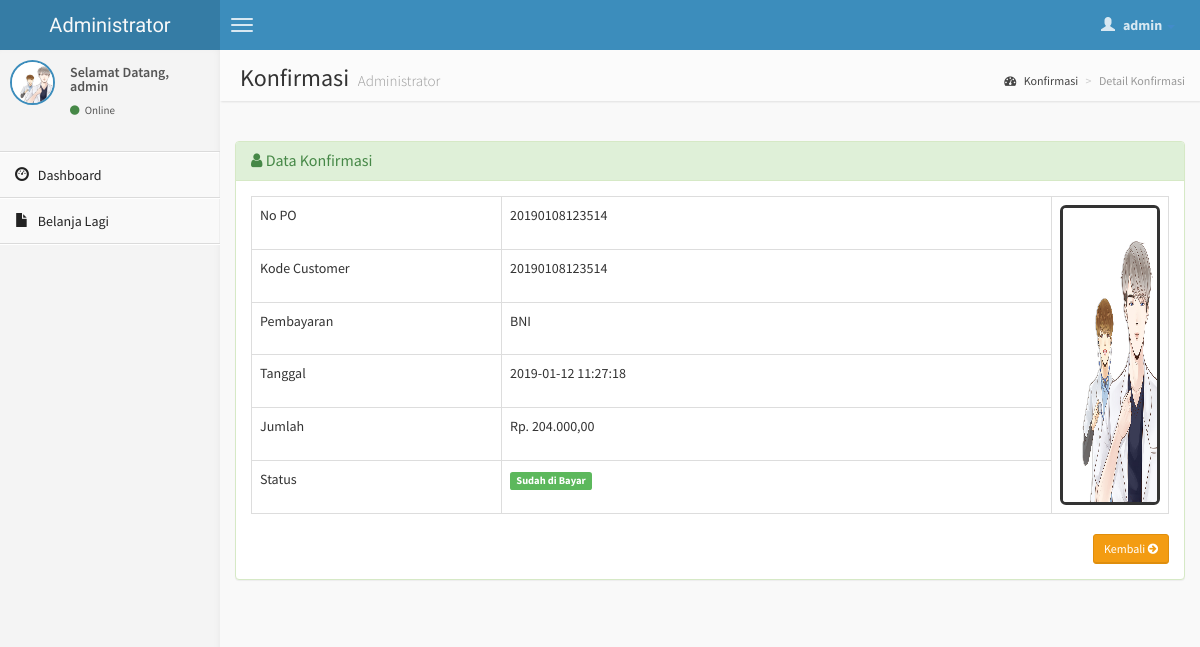
Screenshot of /customer/detail-konfirmasi.php?kd=31 (signed in) with the database file from the repository.
### tables this page shows
CREATE TABLE `konfirmasi` (
  `id_kon` int(6) NOT NULL,
  `nopo` varchar(20) NOT NULL,
  `kd_cus` varchar(20) NOT NULL,
  `bayar_via` varchar(20) NOT NULL,
  `tanggal` datetime NOT NULL,
  `jumlah` int(10) NOT NULL,
  `bukti_transfer` varchar(50) NOT NULL,
  `status` enum('Bayar','Belum') NOT NULL
);

### customer/detail-konfirmasi.php (the view, shortened to what this page needs)
<?php
if (empty($_SESSION['username'])){
	header('location:../index.php');
} else {
?>
<!DOCTYPE html>
<html>
    <head>
        <link href="../dist/css/bootstrap.css" rel="stylesheet" type="text/css" />
        <link href="//cdnjs.cloudflare.com/ajax/libs/font-awesome/4.1.0/css/font-awesome.min.css" rel="stylesheet" type="text/css" />
        <link href="//code.ionicframework.com/ionicons/1.5.2/css/ionicons.min.css" rel="stylesheet" type="text/css" />
        <link href="../css/morris/morris.css" rel="stylesheet" type="text/css" />
        <link href="../css/jvectormap/jquery-jvectormap-1.2.2.css" rel="stylesheet" type="text/css" />
        <link href="../css/datepicker/datepicker3.css" rel="stylesheet" type="text/css" />
        <link href="../css/daterangepicker/daterangepicker-bs3.css" rel="stylesheet" type="text/css" />
        <link href="../css/bootstrap-wysihtml5/bootstrap3-wysihtml5.min.css" rel="stylesheet" type="text/css" />
        <link href="../css/AdminLTE.css" rel="stylesheet" type="text/css" />
        <link rel="stylesheet" href="datatables/dataTables.bootstrap.css"/>
    </head>
    <body class="skin-blue">
        <header class="header">
            <a href="index.php" class="logo">
                Administrator
            </a>
            <nav class="navbar navbar-static-top" role="navigation">
                <a href="#" class="navbar-btn sidebar-toggle" data-toggle="offcanvas" role="button">
                    <span class="icon-bar"></span>
                    <span class="icon-bar"></span>
                    <span class="icon-bar"></span>
                </a>
                <div class="navbar-right">
                    <ul class="nav navbar-nav">
                        <li class="dropdown user user-menu">
                            <a href="#" class="dropdown-toggle" data-toggle="dropdown">
                                <i class="glyphicon glyphicon-user"></i>
                                <span><?php echo $_SESSION['fullname']; ?> <i class="caret"></i></span>
                            </a>
<?php } ?>
                        </li>
                    </ul>
                </div>
            </nav>
        </header>
        <div class="wrapper row-offcanvas row-offcanvas-left">
            <aside class="left-side sidebar-offcanvas">
                <section class="sidebar">
                    <div class="user-panel">
                        <div class="pull-left image">
                            <img src="<?php echo $_SESSION['gambar']; ?>" class="img-circle" alt="User Image" style="border: 2px solid #3C8DBC;" />
                        </div>
                        <div class="pull-left info">
                            <p>Selamat Datang,<br /><?php echo $_SESSION['fullname']; ?></p>
                            <a href="#"><i class="fa fa-circle text-success"></i> Online</a>
                        </div>
                    </div>
                    <?php include "menu.php"; ?>
                </section>
            </aside>
            <aside class="right-side">
                <section class="content-header">
                    <h1>
                        Konfirmasi
                        <small>Administrator</small>
                    </h1>
                    <ol class="breadcrumb">
                        <li><a href="#"><i class="fa fa-dashboard"></i> Konfirmasi</a></li>
                        <li class="active">Detail Konfirmasi</li>
                    </ol>
                </section>
                <section class="content">
                    <br />
                    <div class="row">
                        <div class="col-lg-12">
                    <div class="panel panel-success">
                        <div class="panel-heading">
                        <h3 class="panel-title"><i class="fa fa-user"></i> Data Konfirmasi </h3>
                        </div>
                        <?php
                    $query = mysqli_query($koneksi, "SELECT * FROM konfirmasi WHERE id_kon='$_GET[kd]'");
                    $data  = mysqli_fetch_array($query);
                    ?>
                                <div class="panel-body">
                      <table id="example" class="table table-hover table-bordered">
                    <tr>
                    <td>No PO</td>
                    <td><?php echo $data['nopo']; ?></td>
                    <td rowspan="9"><div class="pull-right image">
                            <img src="<?php echo $data['bukti_transfer']; ?>" class="img-rounded" height="300" width="250" alt="User Image" style="border: 3px solid #333333;" />
                        </div></td>
                    </tr>
                    <tr>
                    <td width="250">Kode Customer</td>
                    <td width="550"><?php echo $data['kd_cus']; ?></td>
                    </tr>
                    <tr>
                    <td>Pembayaran</td>
                    <td><?php echo $data['bayar_via']; ?></td>
                    </tr>
                    <tr>
                    <td>Tanggal</td>
                    <td><?php echo $data['tanggal']; ?></td>
                    </tr>
                    <tr>
                    <td>Jumlah</td>
                    <td>Rp. <?php echo number_format($data['jumlah'],2,",",".");?></td>
                    </tr>
                    <tr>
                    <td>Status</td>
                    <td><?php
                            if($data['status'] == 'Bayar'){
								echo '<span class="label label-success">Sudah di Bayar</span>';
							}
                            else if ($data['status'] == 'Belum' ){
								echo '<span class="label label-danger">Belum di Bayar</span>';
							}
                    ?></td>
                    </tr>
                   </table>
                <div class="text-right">
                <a href="index1.php" class="btn btn-sm btn-warning"> Kembali <i class="fa fa-arrow-circle-right"></i></a>
                </div>
                                </div>
              </div>
            </div>
                    </div>
                </section>
            </aside>
        </div>
    </body>
</html>

### rows the page displays
konfirmasi: nopo "20190108123514", bukti_transfer (picture), kd_cus "20190108123514", bayar_via "BNI", tanggal "2019-01-12 11:27:18", jumlah "204.000,00"

### other values shown
$_SESSION['fullname'] "admin"
